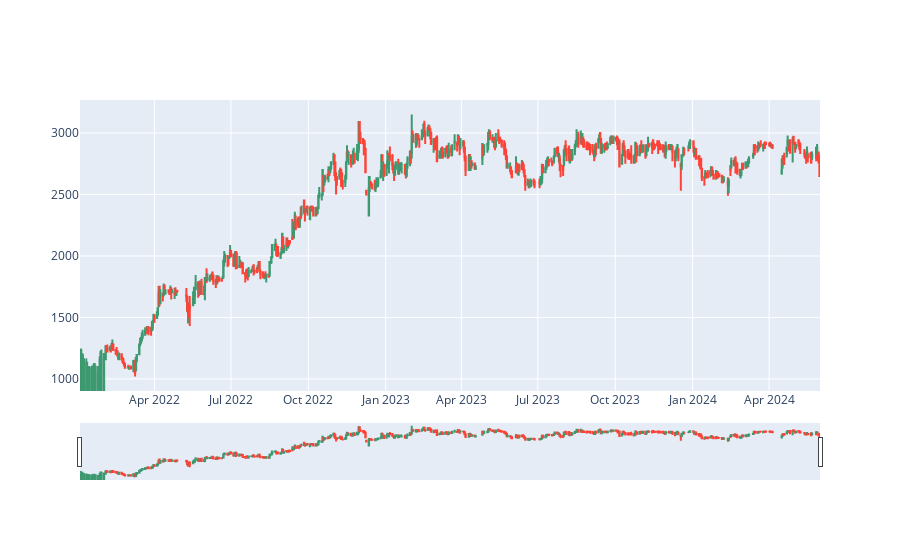

Notebook code for this chart:
### Code cell
name = "amrt".upper()
fig = go.Figure(data=[go.Candlestick(x=df_amrt['prev'].index,
                open=df_amrt['open'],
                high=df_amrt['high'],
                low=df_amrt['low'],
                close=df_amrt['close'])])

fig.show()

plt.plot(df_amrt['close'], color='cornflowerblue', label=name)
plt.xlabel('Tanggal', fontsize=20)
plt.ylabel('Harga Penutupan dalam Rupiah (Rp)', fontsize=10)
plt.legend()
plt.title('Riwayat Harga Penutupan pada Emiten '+ name)
import calplot
import matplotlib.pyplot as plt

calplot.calplot(df_amrt['close'], yearascending = False,
                suptitle = 'Hari Kerja Bursa 2022 - Mei 2024', 
                suptitle_kws = {'x': 0.5, 'y': 1.0})
# plt.show()
fig = plt.figure(figsize =(10, 7)) 
# Creating plot
plt.boxplot(df_amrt['close'])
# show plot
plt.show()
df_amrt['close'].hist(bins=10, figsize=[14,6])

### Figure 1 — Plotly figure (JSON) as saved in the notebook; plotly's stock layout.template omitted (floating-point values rounded to 4 significant figures; data arrays with more than 128 entries replaced by an {"elided": "..."} marker saying what was removed)
{"data": [{"close": {"elided": "577 int values"}, "high": {"elided": "577 int values"}, "low": {"elided": "577 int values"}, "open": {"elided": "577 int values"}, "type": "candlestick", "x": {"elided": "577 str values"}}], "layout": {}}
